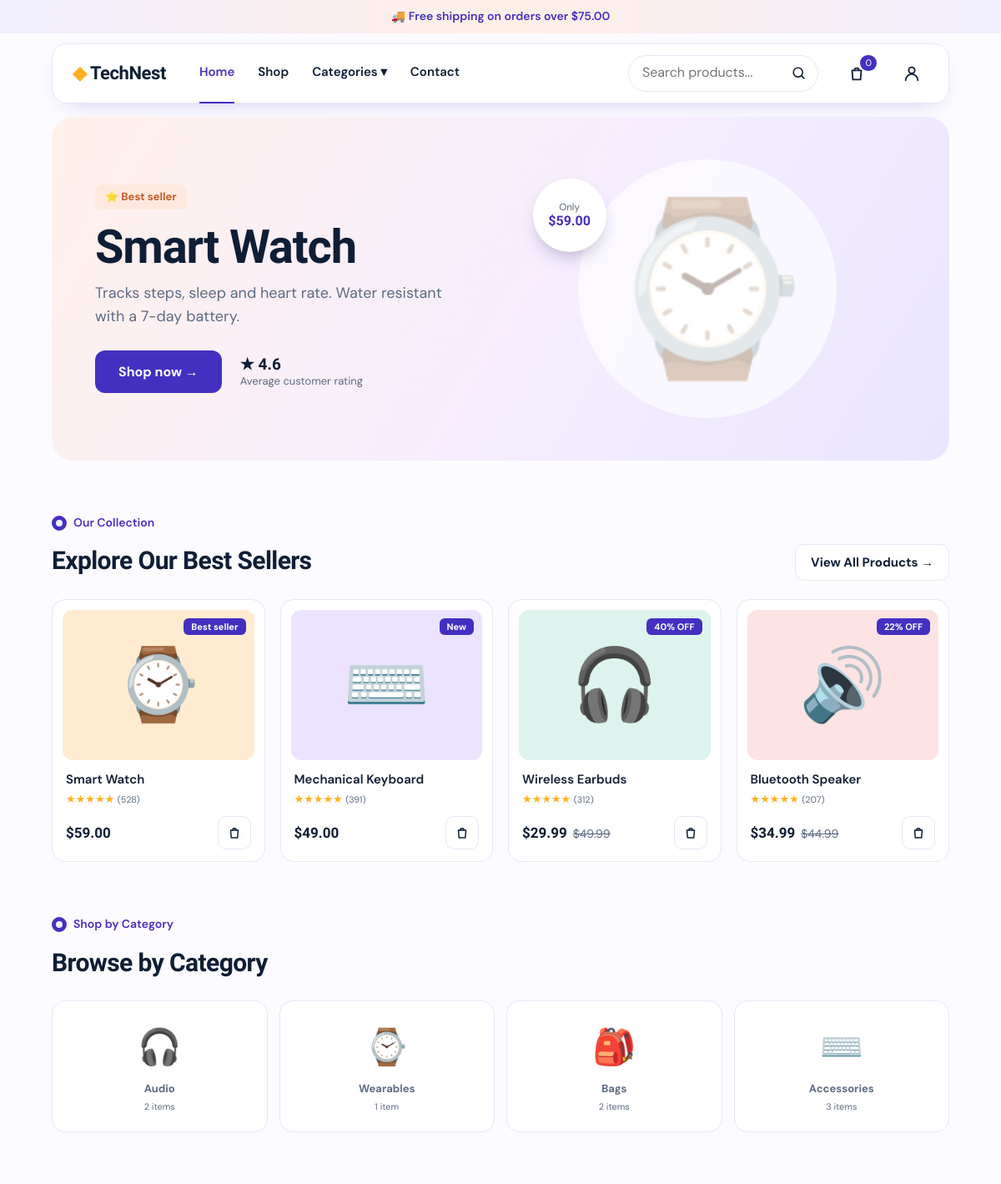
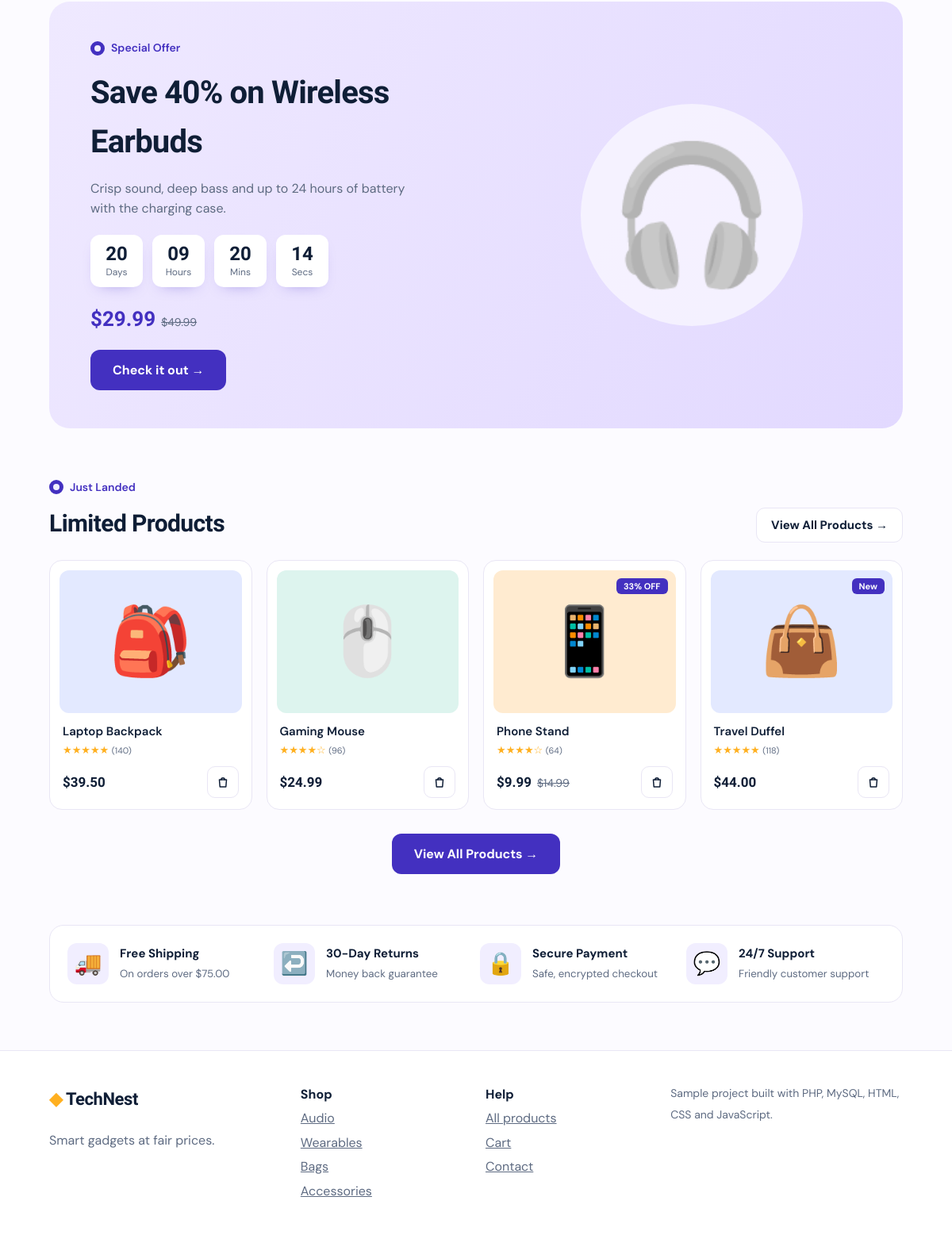
The page / on the database its author committed (2 pictures, top to bottom).
### tables this page shows
CREATE TABLE IF NOT EXISTS products (
  id INT PRIMARY KEY AUTO_INCREMENT, name VARCHAR(120) NOT NULL, price DECIMAL(8,2) NOT NULL,
  old_price DECIMAL(8,2) NOT NULL DEFAULT 0, cat VARCHAR(60) NOT NULL, emoji VARCHAR(16), image VARCHAR(255) DEFAULT NULL,
  rating DECIMAL(2,1) DEFAULT 4.5, reviews INT DEFAULT 0, badge VARCHAR(30) DEFAULT '',
  bg VARCHAR(9) DEFAULT '#EEF2F7', description TEXT
);

### card.php (the view, shortened to what this page needs)
<?php
function product_card($p) {
  $disc = ((float)$p['old'] > (float)$p['price'] && (float)$p['old'] > 0) ? round((1 - $p['price'] / $p['old']) * 100) : 0;
  $tag = $disc ? $disc.'% OFF' : ($p['badge'] ?: '');
  $url = 'product.php?id='.(int)$p['id'];
  ob_start(); ?>
  <article class="pcard">
    <a class="pimg" href="<?= $url ?>" style="background:<?= e($p['bg']) ?>" aria-label="<?= e($p['name']) ?>"><?= pic($p) ?>
      <?php if ($tag): ?><span class="pbadge"><?= e($tag) ?></span><?php endif; ?></a>
    <h3><a href="<?= $url ?>"><?= e($p['name']) ?></a></h3>
    <p class="stars"><?= stars($p['rating']) ?> <small>(<?= (int)$p['reviews'] ?>)</small></p>
    <form class="pbottom" method="post" action="cart.php">
      <div class="price"><b><?= money($p['price']) ?></b><?php if ((float)$p['old'] > 0): ?><s><?= money($p['old']) ?></s><?php endif; ?></div>
      <button class="cartbtn" aria-label="Add <?= e($p['name']) ?> to cart"><svg width="18" height="18" viewBox="0 0 24 24" fill="none" stroke="currentColor" stroke-width="2" stroke-linecap="round" stroke-linejoin="round"><path d="M6 8h12l-1 12H7L6 8Z"/><path d="M9 8a3 3 0 0 1 6 0"/></svg></button>
    </form>
  </article>
<?php return ob_get_clean(); }

### header.php (shortened to what this page needs)
<?php require_once 'data.php';
$cur = basename($_SERVER['SCRIPT_NAME']);
$navCats = array_values(array_unique(array_column($products, 'cat'))); ?>
<!DOCTYPE html>
<html lang="en"><head>
<link rel="stylesheet" href="style.css">
</head><body>
<div class="promo">🚚 Free shipping on orders over <?= money(FREE_SHIP) ?></div>
<div class="wrap nbar-wrap"><header class="nbar">
  <a class="logo" href="index.php"><span class="lmark">◆</span> TechNest</a>
  <nav class="nlinks" aria-label="Main">
    <a href="index.php" class="<?= $cur === 'index.php' ? 'on' : '' ?>">Home</a>
    <a href="shop.php" class="<?= $cur === 'shop.php' ? 'on' : '' ?>">Shop</a>
    <div class="dd"><a href="index.php#categories">Categories ▾</a>
      <div class="ddm"><a href="shop.php">All products</a><?php foreach ($navCats as $c): ?><a href="shop.php?cat=<?= urlencode($c) ?>"><?= e($c) ?></a><?php endforeach; ?></div></div>
    <a href="contact.php" class="<?= $cur === 'contact.php' ? 'on' : '' ?>">Contact</a>
  </nav>
  <form class="nsearch" action="shop.php" method="get">
    <input name="q" type="search" placeholder="Search products..." aria-label="Search products" value="<?= e($_GET['q'] ?? '') ?>">
    <button aria-label="Search"><svg width="19" height="19" viewBox="0 0 24 24" fill="none" stroke="currentColor" stroke-width="2" stroke-linecap="round"><circle cx="11" cy="11" r="7"/><path d="m20 20-3.5-3.5"/></svg></button>
  </form>
  <a class="iconlink" href="cart.php" aria-label="Cart"><svg width="22" height="22" viewBox="0 0 24 24" fill="none" stroke="currentColor" stroke-width="2" stroke-linecap="round" stroke-linejoin="round"><path d="M6 8h12l-1 12H7L6 8Z"/><path d="M9 8a3 3 0 0 1 6 0"/></svg><span class="badge"><?= cart_count() ?></span></a>
  <a class="iconlink" href="admin.php" aria-label="Admin login" title="Admin"><svg width="22" height="22" viewBox="0 0 24 24" fill="none" stroke="currentColor" stroke-width="2" stroke-linecap="round"><circle cx="12" cy="8" r="4"/><path d="M4 21a8 8 0 0 1 16 0"/></svg></a>
</header></div>

### index.php (shortened to what this page needs)
<?php include 'header.php'; require_once 'card.php';
$byReviews = $products; usort($byReviews, fn($a, $b) => $b['reviews'] <=> $a['reviews']);
$best = array_slice($byReviews, 0, 4); $hero = $best[0] ?? null; $bestIds = array_column($best, 'id');
$limited = array_values(array_filter($products, fn($p) => !in_array($p['id'], $bestIds)));
$limited = array_slice($limited, 0, 8);
$offer = null; $top = 0;
foreach ($products as $p) if ((float)$p['old'] > (float)$p['price']) { $d = 1 - $p['price'] / $p['old']; if ($d > $top) { $top = $d; $offer = $p; } }
$cats = [];
foreach ($products as $p) { $cats[$p['cat']]['n'] = ($cats[$p['cat']]['n'] ?? 0) + 1; $cats[$p['cat']]['icon'] = $cats[$p['cat']]['icon'] ?? $p['emoji']; }
$avg = $products ? round(array_sum(array_column($products, 'rating')) / count($products), 1) : 0;
$end = strtotime('last day of this month 23:59:59'); ?>
<main class="wrap">
<?php if (!$products): ?><p class="muted" style="padding:60px 0">No products yet. Add some in the admin panel.</p><?php else: ?>
<section class="hero2"><div class="h2grid">
  <div>
    <span class="label">⭐ Best seller</span>
    <h1><?= e($hero['name']) ?></h1>
    <p><?= e($hero['desc']) ?></p>
    <div class="herocta"><a class="btn lg2" href="product.php?id=<?= (int)$hero['id'] ?>">Shop now →</a>
      <div class="heroavg"><b>★ <?= $avg ?></b><span>Average customer rating</span></div></div>
  </div>
  <div class="h2art"><div class="pricebubble"><small>Only</small><b><?= money($hero['price']) ?></b></div><?= pic($hero) ?></div>
</div></section>
<section>
  <div class="sechead"><div><span class="eyebrow"><i></i>Our Collection</span><h2>Explore Our Best Sellers</h2></div>
    <a class="btn out" href="shop.php">View All Products →</a></div>
  <div class="grid4"><?php foreach ($best as $p) echo product_card($p); ?></div>
</section>
<section id="categories">
  <div class="sechead"><div><span class="eyebrow"><i></i>Shop by Category</span><h2>Browse by Category</h2></div></div>
  <div class="cats"><?php foreach ($cats as $name => $c): ?>
    <a class="cat" href="shop.php?cat=<?= urlencode($name) ?>"><span class="ci"><?= e($c['icon']) ?></span><b><?= e($name) ?></b><small><?= $c['n'] ?> item<?= $c['n'] > 1 ? 's' : '' ?></small></a>
  <?php endforeach; ?></div>
</section>
<section class="offer">
  <div>
    <span class="eyebrow"><i></i>Special Offer</span>
    <h2><?= $top ? 'Save '.round($top * 100).'% on '.e($offer['name']) : e($offer['name']) ?></h2>
    <p class="muted"><?= e($offer['desc']) ?></p>
    <div class="cd" id="cd" data-end="<?= $end * 1000 ?>">
      <div><b data-d>00</b><span>Days</span></div><div><b data-h>00</b><span>Hours</span></div><div><b data-m>00</b><span>Mins</span></div><div><b data-s>00</b><span>Secs</span></div>
    </div>
    <p class="price offerprice"><b><?= money($offer['price']) ?></b><?php if ((float)$offer['old'] > 0): ?><s><?= money($offer['old']) ?></s><?php endif; ?></p>
    <a class="btn lg2" href="product.php?id=<?= (int)$offer['id'] ?>">Check it out →</a>
  </div>
  <div class="offerart"><?= pic($offer) ?></div>
</section>
<section>
  <div class="sechead"><div><span class="eyebrow"><i></i>Just Landed</span><h2>Limited Products</h2></div>
    <a class="btn out" href="shop.php">View All Products →</a></div>
  <div class="grid4"><?php foreach ($limited as $p) echo product_card($p); ?></div>
  <p class="center"><a class="btn lg2" href="shop.php">View All Products →</a></p>
</section>
<div class="trust2">
  <div><span>🚚</span><b>Free Shipping</b><small>On orders over <?= money(FREE_SHIP) ?></small></div>
  <div><span>↩️</span><b>30-Day Returns</b><small>Money back guarantee</small></div>
  <div><span>🔒</span><b>Secure Payment</b><small>Safe, encrypted checkout</small></div>
  <div><span>💬</span><b>24/7 Support</b><small>Friendly customer support</small></div>
</div>
<?php endif; ?>
</main>
<?php include 'footer.php'; ?>

### data.php (shortened to what this page needs)
<?php
try {
  $pdo = new PDO('mysql:host='.DB_HOST.';dbname='.DB_NAME.';charset=utf8mb4', DB_USER, DB_PASS,
    [PDO::ATTR_ERRMODE=>PDO::ERRMODE_EXCEPTION, PDO::ATTR_DEFAULT_FETCH_MODE=>PDO::FETCH_ASSOC]);
} catch (PDOException $x) {
  http_response_code(500);
  exit('Database not ready. Check config.php, then open <a href="setup.php">setup.php</a> once.');
}
$products = $pdo->query('SELECT id,name,price,old_price AS old,cat,emoji,image,rating,reviews,badge,bg,description AS `desc` FROM products ORDER BY id')->fetchAll();
function cart_count(){ return array_sum($_SESSION['cart'] ?? []); }
function e($s){ return htmlspecialchars((string)$s, ENT_QUOTES, 'UTF-8'); }
function money($n){ return '$'.number_format($n,2); }
function stars($r){ $f=(int)round($r); return str_repeat('★',$f).str_repeat('☆',5-$f); }
function pic($p){ return !empty($p['image']) ? '<img src="uploads/'.e($p['image']).'" alt="'.e($p['name']).'" loading="lazy">' : e($p['emoji']); }

### footer.php (shortened to what this page needs)
<footer class="foot"><div class="wrap fgrid">
  <div><div class="logo"><span class="lmark">◆</span> TechNest</div><p>Smart gadgets at fair prices.</p></div>
  <div><b>Shop</b><br><?php foreach (array_slice($navCats ?? [], 0, 4) as $c): ?><a href="shop.php?cat=<?= urlencode($c) ?>"><?= e($c) ?></a><br><?php endforeach; ?></div>
  <div><b>Help</b><br><a href="shop.php">All products</a><br><a href="cart.php">Cart</a><br><a href="contact.php">Contact</a></div>
  <div class="small">Sample project built with PHP, MySQL, HTML, CSS and JavaScript.</div>
</div></footer>
</body></html>

### rows shown on the page
products: name "Smart Watch", description "Tracks steps, sleep and heart rate. Water resistant with a 7-day battery.", price "$59.00", emoji "⌚", badge "Best seller", rating "★★★★★", reviews "528"
products: emoji "⌨️", badge "New", name "Mechanical Keyboard", rating "★★★★★", reviews "391", price "$49.00"
products: emoji "🎧", tag "40% OFF", name "Wireless Earbuds", rating "★★★★★", reviews "312", price "$29.99", old_price "$49.99", $top * 100 "40", description "Crisp sound, deep bass and up to 24 hours of battery with the charging case."
products: emoji "🔊", tag "22% OFF", name "Bluetooth Speaker", rating "★★★★★", reviews "207", price "$34.99", old_price "$44.99"
products: emoji "🎒", name "Laptop Backpack", rating "★★★★★", reviews "140", price "$39.50"
products: emoji "🖱️", name "Gaming Mouse", rating "★★★★☆", reviews "96", price "$24.99"
products: emoji "📱", tag "33% OFF", name "Phone Stand", rating "★★★★☆", reviews "64", price "$9.99", old_price "$14.99"
products: emoji "👜", badge "New", name "Travel Duffel", rating "★★★★★", reviews "118", price "$44.00"

### other values the page prints
money(FREE_SHIP) "$75.00"
cart_count() "0"
$avg "4.6"
$c['icon'] "🎧"
$name "Audio"
$c['n'] "2"
$c['icon'] "⌚"
$name "Wearables"
$c['n'] "1"
$c['icon'] "🎒"
$name "Bags"
$c['icon'] "⌨️"
$name "Accessories"
$c['n'] "3"
$c "Audio"
